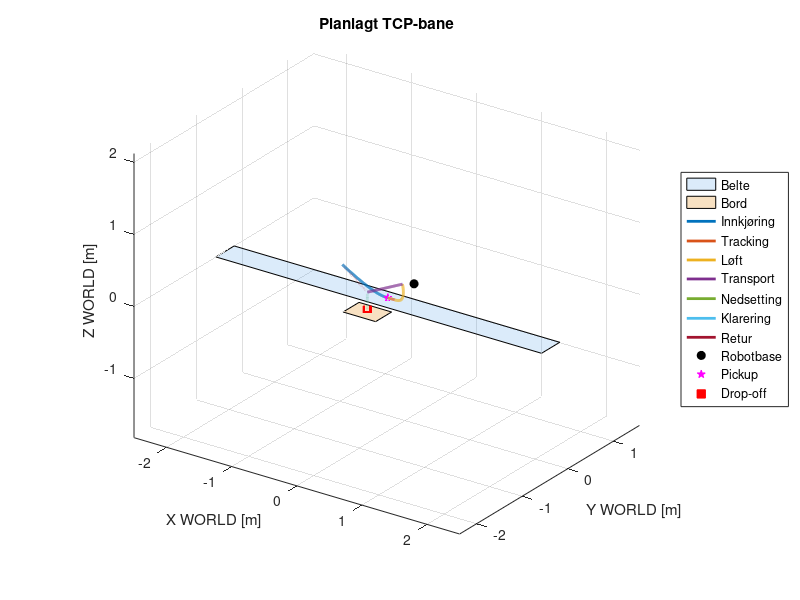
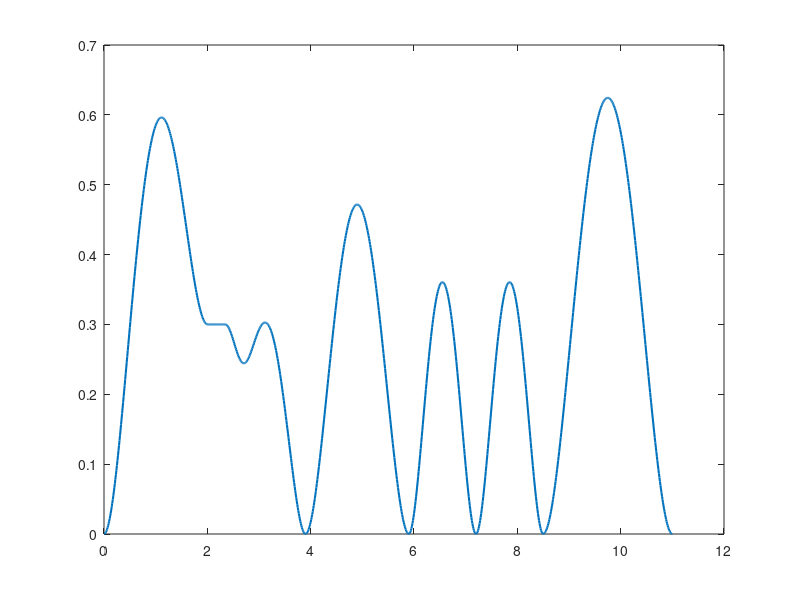

MATLAB code for these plots, in order: (Note: this script raises an error after producing the figures.)
%% 42i4
% Kartesisk planlegging av en pick-and-place-sekvens.
% KI har bistatt med organisering, visualisering- og utskrifts-linjer.
clear; clc; close all;

%% Koordinater til "verden"
robot_base = [0, 0.200, 0];
belte_senter = [0,-0.375,0];
belte_x = [-2.5,2.5];
belte_bredde = 0.400;
bord_storrelse = [0.500,0.350];
dropoff = [0,-0.825,0.025];
v_belte = [0.30,0,0];

%% planlagte posisjoner og tider:

%En oppgitt start posisjon for objektet: i praksis vil det være kamera som
%gir denne infoen.
objekt_start = belte_senter + [-0.60,0,0.025];

% Start posisijonen til end-effektoren:
robot_start = belte_senter + [-0.70,0,0.300];

% tiden hver fase skal ta:
tid = [2.00,0.35,1.55,2.00,1.30,1.30,2.50];

%% De 7 fasene navngitt:
faser = {'Innkjøring','Tracking','Løft','Transport','Nedsetting','Klarering','Retur'};

% Beregning av objektets fremtidige posisjon. Dette er fra når kamera ville tatt
% bilde og sendt over til robot (*tiden og meterene pr sekund)
pickup = objekt_start + tid(1)*v_belte;
tracking = pickup + tid(2)*v_belte;
loft = tracking + [0.120,0,0.250];
over_bord = [dropoff(1:2),belte_senter(3)+0.275];

% Posisjon og hastighet ved hver faseovergang.
punkter = [robot_start; pickup; tracking; loft; over_bord; dropoff; over_bord; robot_start];
hastigheter = [0 0 0; v_belte; v_belte; zeros(5,3)];
% Start- og sluttakselerasjon er null i alle faser.

% bistand fra ChatGPT for "feilsøking", mindre skrivefeil som gjorde at vi
% ikke fikk det til. (linje 45 til 50)
%% Beregn kartesisk bane med femtegradspolynom
P = []; V = []; t = []; fase = [];
for i = 1:7
    T = tid(i);
    tau = linspace(0,T,round(T/0.01)+1)';
    p0 = punkter(i,:); p1 = punkter(i+1,:);
    v0 = hastigheter(i,:); v1 = hastigheter(i+1,:);

    % Koeffisienter for normalisert tid s = tau/T.
    c0 = p0;
    c1 = T*v0;
    % c2 = 0 fordi startakselerasjonen er null.
    C = [1 1 1; 3 4 5; 6 12 20] \ [p1-c0-c1; T*v1-c1; 0 0 0];
    c3 = C(1,:); c4 = C(2,:); c5 = C(3,:);

   %variabler/polynomer:
    s = tau/T;
    P = [P; c0+s*c1+s.^3*c3+s.^4*c4+s.^5*c5];
    V = [V; (c1+3*s.^2*c3+4*s.^3*c4+5*s.^4*c5)/T];
    t = [t; sum(tid(1:i-1))+tau];
    fase = [fase; i*ones(numel(tau),1)];
end

%%ChatGPT:
%% Visualisering av planlagt TCP-bane (KI-assistert)
figure('Name','Motion planning - TCP-bane','Color','w'); hold on;
xb = belte_x + belte_senter(1);
yb = belte_senter(2)+[-1 1]*belte_bredde/2;
patch([xb(1) xb(2) xb(2) xb(1)],[yb(1) yb(1) yb(2) yb(2)], ...
    belte_senter(3)*ones(1,4),[.3 .6 .9],'FaceAlpha',.2,'DisplayName','Belte');
xbord = dropoff(1)+[-1 1]*bord_storrelse(1)/2;
ybord = dropoff(2)+[-1 1]*bord_storrelse(2)/2;
patch([xbord(1) xbord(2) xbord(2) xbord(1)],[ybord(1) ybord(1) ybord(2) ybord(2)], ...
    (dropoff(3)-0.025)*ones(1,4),[.9 .6 .2],'FaceAlpha',.3,'DisplayName','Bord');
farger = lines(7);
for i = 1:7
    ids = find(fase==i);
    if i>1, ids = [ids(1)-1;ids]; end
    plot3(P(ids,1),P(ids,2),P(ids,3),'LineWidth',2, ...
        'Color',farger(i,:),'DisplayName',faser{i});
end
plot3(robot_base(1),robot_base(2),robot_base(3),'ko','MarkerFaceColor','k','DisplayName','Robotbase');
plot3(pickup(1),pickup(2),pickup(3),'mp','MarkerFaceColor','m','DisplayName','Pickup');
plot3(dropoff(1),dropoff(2),dropoff(3),'rs','MarkerFaceColor','r','DisplayName','Drop-off');
axis equal; grid on; view(35,25);
xlabel('X WORLD [m]'); ylabel('Y WORLD [m]'); zlabel('Z WORLD [m]');
legend('Location','eastoutside'); title('Planlagt TCP-bane');

%%ChatGPT:
%% Visualisering av planlagt TCP-hastighet (KI-assistert)
figure('Name','Motion planning - TCP-hastighet','Color','w');
plot(t,sqrt(sum(V.^2,2)),'LineWidth',1.5); hold on;
yline(norm(v_belte),'--','Transportbaand 0.30 m/s');
xlabel('Tid [s]'); ylabel('TCP-hastighet [m/s]'); grid on;
title('Planlagt TCP-hastighet gjennom arbeidssekvensen');
